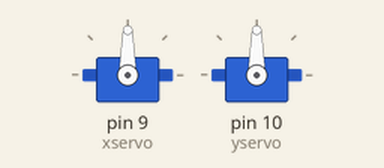
Simulated run of this sketch. Board: Arduino Uno, built with avr-gcc and run on an emulated ATmega328P. Shown: 2 × servo. Random numbers use the default seed unless the sketch sets one.

Above: at 0.05 s.
At 12.85 s:
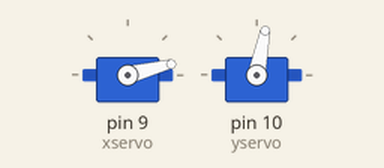
At 25.85 s:
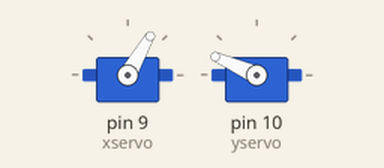
At 51.65 s:
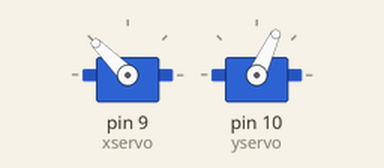
Timing chart, 0 to 67.3 s (numbered marks = the images above):
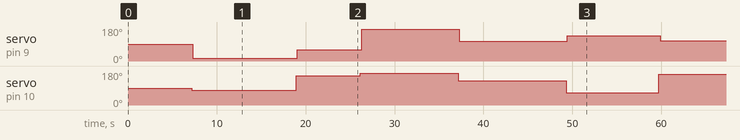

The sketch:

random_servo_twitch.ino
```cpp
#include <Servo.h>


Servo xservo;

Servo yservo;


int xpos;

int ypos;

long previousTime = 0;

long interval = 7000;

long randDelay = 1000;


void setup()

{

  xservo.attach(9);

  yservo.attach(10);
  randomSeed(analogRead(0));
}


void loop() {

  {

    unsigned long currentTime = millis();
    unsigned long ranDelay = random(7000, 12000);

    if (currentTime - previousTime > interval) {

      previousTime = currentTime;

    }


    delay (ranDelay);

    {

      ypos = random(180); //generate random value for y-servo

      yservo.write(ypos); //y-servo moves to new position

      delay(120);

    }

    {

      xpos = random(180); //generate random value for x-servo

      xservo.write(xpos); //x-servo moves to new position

      delay(120);


    }

  }
}
```
